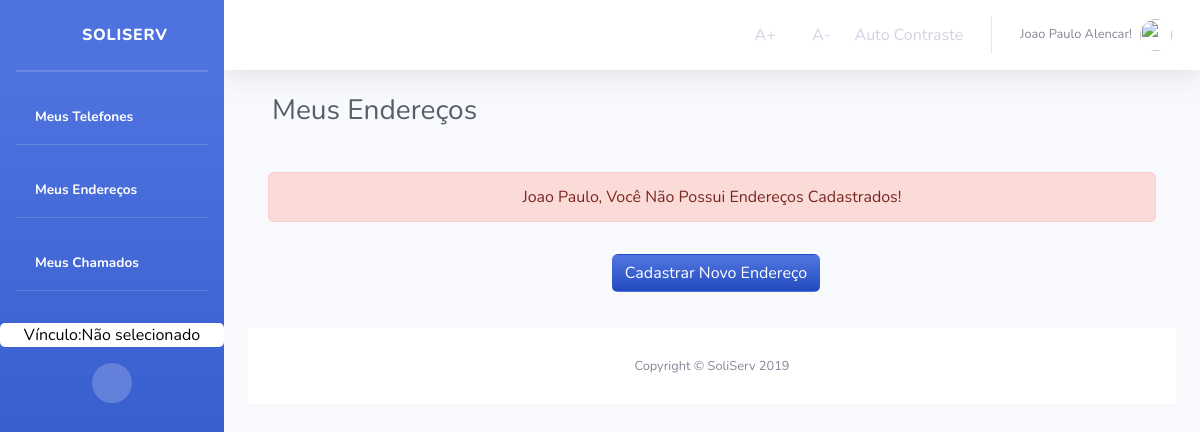
Page /Usuario/meusEnderecos/ (signed in) on the earlier database version.
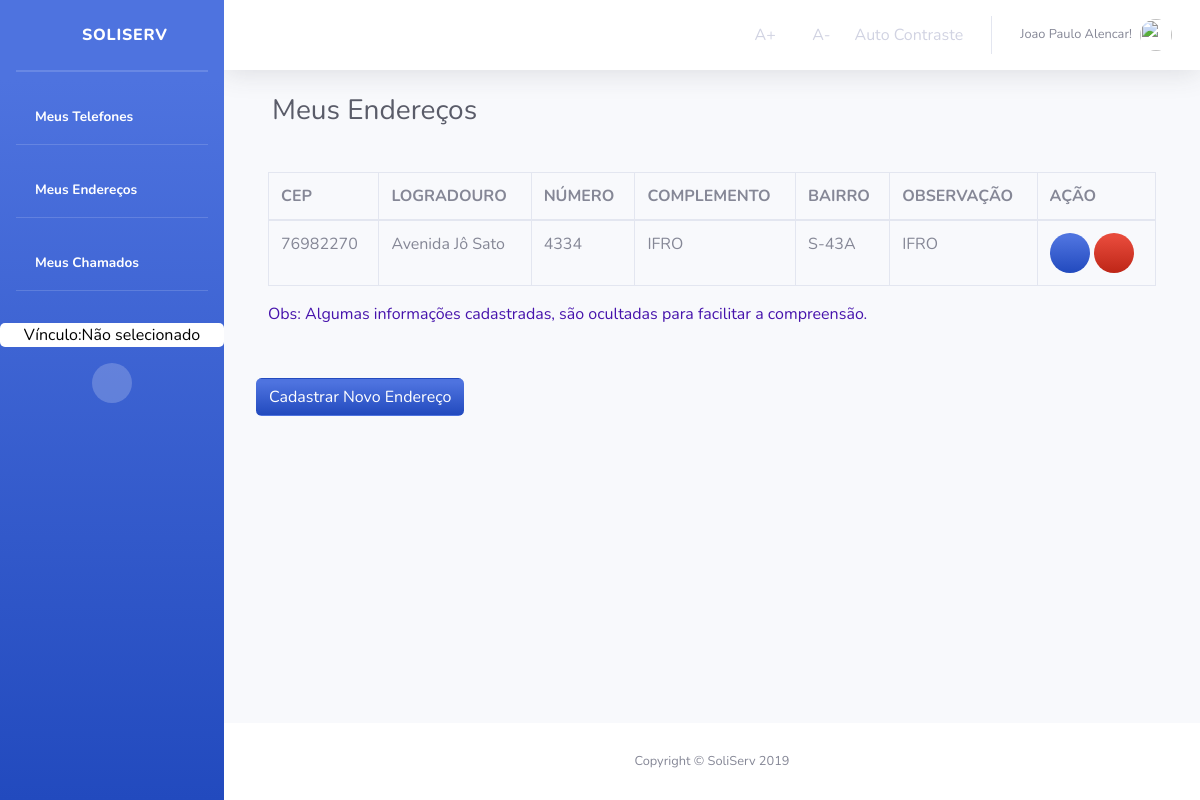
Same page on the later database version.
### Usuario/models.py (models this page shows, shortened)
class Endereco(models.Model):
    cep = models.IntegerField('CEP')
    logradouro = models.CharField('LOGRADOURO', max_length=45)
    enderecoNumero = models.CharField('NÚMERO', max_length=11)
    complemento = models.CharField('COMPLEMENTO', max_length=45)
    bairro = models.CharField('BAIRRO', max_length=45)
    observacao = models.CharField('OBSERVAÇÃO', max_length=45)
    municipio = models.CharField('MUNICIPIO', max_length=45)
    estado = models.CharField('ESTADO', max_length=2)
    idPessoa = models.ForeignKey(
        User, on_delete=models.CASCADE, verbose_name="PESSOA")
    class Meta:
        verbose_name = "Endereco"
        verbose_name_plural = "Endereco"

### Usuario/views.py (the view)
# urls.py: path('meusEnderecos/', views.enderecosList, name='listaEnderecos'),
def enderecosList(request):
    if not request.user.is_authenticated:
        return render(request, 'Usuario/acessoNegado.html')
    else:
        enderecos_list = Endereco.objects.filter(idPessoa_id=request.user.id)
        context = {'enderecos_list': enderecos_list}
        return render(request, 'Endereco/enderecosList.html', context)

### Usuario/templates/Endereco/enderecosList.html (shortened to what this page needs)
{% extends "sistemaDeGestaoDeServicosPublicos/index1.html" %}
{% block titulo %}
Meus Endereços
{% endblock titulo%}
{% block centro %}
{% if user.is_authenticated %}
<div>
    <div>
        <div class="card-body">
            {% if enderecos_list %}
            <div class="table-responsive">
                <table class="table table-bordered" id="dataTable" width="100%" cellspacing="0">
                    <thead>
                        <tr>
                            <th>CEP</th>
                            <th>LOGRADOURO</th>
                            <th>NÚMERO</th>
                            <th>COMPLEMENTO</th>
                            <th>BAIRRO</th>
                            <th>OBSERVAÇÃO</th>
                            <th>AÇÃO</th>
                        </tr>
                    </thead>
                    <tbody>
                        {% for enderecos in enderecos_list %}
                        <tr>
                            <td>{{enderecos.cep}}</td>
                            <td>{{enderecos.logradouro}}</td>
                            <td>{{enderecos.enderecoNumero}}</td>
                            <td>{{enderecos.complemento}} </td>
                            <td>{{enderecos.bairro}}</td>
                            <td>{{enderecos.observacao}}</td>
                            <td>
                                <a class="bg-gradient-primary btn-circle" style="color: white;"
                                    href="{% url 'endereco_atualizar' enderecos.id %}" title="Atualizar Endereco">
                                    <i class="fas fa-edit"></i>
                                </a>
                                <a class="bg-gradient-danger btn-circle" style="color: white;"
                                    href="{% url 'endereco_deletar' enderecos.id  %}" title="Excluir Endereco">
                                    <i class="fas fa-trash"></i>
                                </a>
                            </td>
                        </tr>
                        {% endfor %}
                    </tbody>
                </table>
                <p class=" mt-1" style="color: #4613ac;"> Obs: Algumas informações cadastradas, são ocultadas para
                    facilitar a
                    compreensão.</p>
            </div>
        </div>
    </div>
</div>
</div>
<a class="btn ml-2 mb-3 mt-3 bg-gradient-primary" style="color: white;" href="{% url 'cadastroEndereco' %}"
    title="Cadastrar Endereço">Cadastrar Novo Endereço</a>
</div>
{% else %}
<div class="text-center">
    <div class="alert alert-danger">
        {{ user.first_name }}, Você Não Possui Endereços Cadastrados!
    </div>
    <a class="btn  ml-2 mb-3 mt-3 bg-gradient-primary" style="color: white;" href="{% url 'cadastroEndereco' %}"
        title="Cadastrar Endereço">Cadastrar Novo Endereço</a>
</div>
{% endif %}
{% endif %}
{% endblock %}

### templates/sistemaDeGestaoDeServicosPublicos/index1.html (shortened to what the changed rows need)
<!DOCTYPE html>
<html lang="pt-br">
{% load staticfiles %}
<head>
  <link rel="stylesheet" href="{% static 'tema/css/sb-admin-2.css' %}">
  <link rel="stylesheet" href="{% static 'tema/vendor/fontawesome-free/css/all.css' %}">
  <link rel="stylesheet" href="{% static 'tema/vendor/fontawesome-free/css/all.css' %}">
  <link rel="stylesheet" href="{% static 'css/style.css' %}">
  <link rel="stylesheet" href="{% static 'img/avatar_2x.png' %}">
  <link rel="stylesheet" type="text/css" href="{% static 'css/select2.css' %}">
  <link rel="stylesheet" href="https://stackpath.bootstrapcdn.com/bootstrap/4.3.1/css/bootstrap.min.css"
>
  <link href="https://unpkg.com/material-components-web@latest/dist/material-components-web.min.css" rel="stylesheet">
  <link href="vendor/fontawesome-free/css/all.min.css" rel="stylesheet" type="text/css">
  <link href="css/sb-admin-2.min.css" rel="stylesheet">
</head>
<body id="page-top" class="acessibilidade teste">
  <div id="wrapper">
    <div id="content-wrapper" class="d-flex flex-column">
      <div id="content">
        <nav class="navbar navbar-expand navbar-light bg-white topbar mb-4 static-top shadow">
          <ul class="navbar-nav ml-auto">
            <li class="nav-item dropdown no-arrow d-sm-none">
            <li class="nav-item dropdown no-arrow">
              <a class="nav-link dropdown-toggle" href="#" id="userDropdown" role="button" data-toggle="dropdown"
                aria-haspopup="true" aria-expanded="false">
                {% if user.is_authenticated %}
                <span class="mr-2 d-none d-lg-inline text-gray-600 small">{{ user.first_name }}
                  {{ user.last_name}}!</span>
                {% else %}
                <span class="mr-2 d-none d-lg-inline text-gray-600 small">Usuário não está logado!</span>
                {% endif %}
                {% if user.is_authenticated %}
                <img class="img-profile rounded-circle" src="{{ request.session.profile_picture }}">
                {% else %}
                <img class="img-profile rounded-circle" src="{% static 'img/avatar_2x.png' %}">
                {% endif %}
              </a>
            </li>
          </ul>
        </nav>
        <div class="container-fluid">
          <div class="d-sm-flex align-items-center justify-content-between mb-4 container">
            <h1 class="h3 mb-0 text-gray-800">{% block titulo %}{% endblock titulo%}</h1>
          </div>
          <div class="">
            {% block centro %}
            {% endblock %}
          </div>
        </div>
      </div>
      {% block scripts %}
      <link href="https://cdnjs.cloudflare.com/ajax/libs/select2/4.0.11/css/select2.min.css" rel="stylesheet" />
      {% endblock %}
</body>
</html>

Differences in the rows shown:
added Endereco: cep "76982270", logradouro "Avenida Jô Sato", enderecoNumero "4334", complemento "IFRO", bairro "S-43A", observacao "IFRO"
Other differences:
{{ user.first_name }}: "Joao Paulo" → (not shown)
text no longer shown: ", Você Não Possui Endereços Cadastrados!"
text now shown: "CEP LOGRADOURO NÚMERO COMPLEMENTO BAIRRO OBSERVAÇÃO AÇÃO Obs: Algumas informações cadastradas, são ocultadas para facilitar a compreensão."
